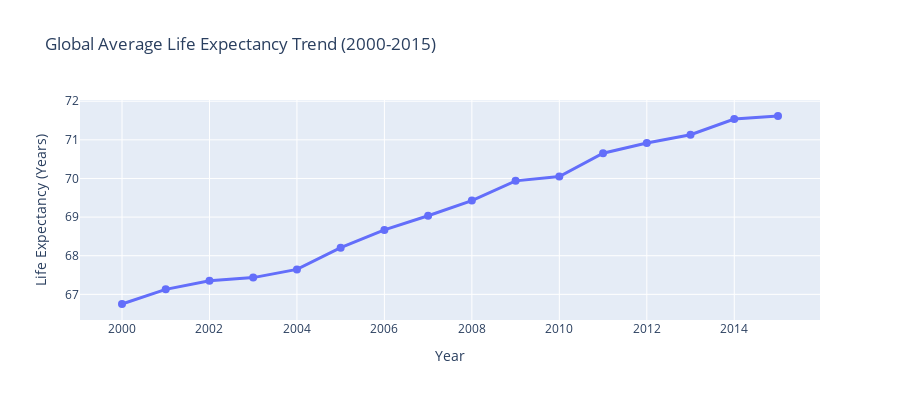

The cell this chart's notebook holds for it:
### Markdown cell above
## 5. Global Life Expectancy Trends Analysis

Let's analyze global trends in life expectancy over the 2000-2015 period and identify top and bottom performing countries.

### Code cell
# Global average life expectancy over time
yearly_avg = df_clean.groupby('Year')['Life expectancy'].mean().reset_index()

# Create line plot for global trend
fig1 = px.line(
    yearly_avg, 
    x='Year', 
    y='Life expectancy',
    title='Global Average Life Expectancy Trend (2000-2015)',
    markers=True
)
fig1.update_layout(
    height=400,
    xaxis_title="Year",
    yaxis_title="Life Expectancy (Years)"
)
fig1.update_traces(line=dict(width=3), marker=dict(size=8))
fig1.show()

# Calculate key insights
start_life_exp = yearly_avg.iloc[0]['Life expectancy']
end_life_exp = yearly_avg.iloc[-1]['Life expectancy']
total_improvement = end_life_exp - start_life_exp
annual_improvement = total_improvement / 15

print(f"Global Life Expectancy Trends (2000-2015):")
print("="*50)
print(f"Life expectancy in 2000: {start_life_exp:.1f} years")
print(f"Life expectancy in 2015: {end_life_exp:.1f} years")
print(f"Total improvement: {total_improvement:.1f} years")
print(f"Average annual increase: {annual_improvement:.2f} years per year")
print("The upward trend is consistent across the entire period, suggesting sustained global health improvements")

### Figure 1 — Plotly figure (JSON) as saved in the notebook; plotly's stock layout.template omitted (floating-point values rounded to 4 significant figures)
{"data": [{"hovertemplate": "Year=%{x}<br>Life expectancy=%{y}<extra></extra>", "legendgroup": "", "line": {"color": "#636efa", "dash": "solid", "width": 3}, "marker": {"size": 8, "symbol": "circle"}, "mode": "lines+markers", "name": "", "orientation": "v", "showlegend": false, "type": "scatter", "x": [2000, 2001, 2002, 2003, 2004, 2005, 2006, 2007, 2008, 2009, 2010, 2011, 2012, 2013, 2014, 2015], "xaxis": "x", "y": [66.75, 67.13, 67.35, 67.43, 67.65, 68.21, 68.67, 69.04, 69.43, 69.94, 70.05, 70.65, 70.92, 71.13, 71.54, 71.62], "yaxis": "y"}], "layout": {"height": 400, "legend": {"tracegroupgap": 0}, "title": {"text": "Global Average Life Expectancy Trend (2000-2015)"}, "xaxis": {"anchor": "y", "domain": [0, 1], "title": {"text": "Year"}}, "yaxis": {"anchor": "x", "domain": [0, 1], "title": {"text": "Life Expectancy (Years)"}}}}
